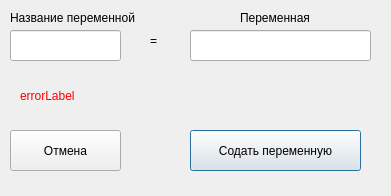
<?xml version="1.0" encoding="UTF-8"?>
<ui version="4.0">
 <class>createVarForm</class>
 <widget class="QWidget" name="createVarForm">
  <property name="geometry">
   <rect>
    <x>0</x>
    <y>0</y>
    <width>391</width>
    <height>196</height>
   </rect>
  </property>
  <property name="windowTitle">
   <string>Form</string>
  </property>
  <widget class="QLineEdit" name="varNameEdit">
   <property name="geometry">
    <rect>
     <x>10</x>
     <y>30</y>
     <width>111</width>
     <height>31</height>
    </rect>
   </property>
  </widget>
  <widget class="QLabel" name="label">
   <property name="geometry">
    <rect>
     <x>10</x>
     <y>10</y>
     <width>141</width>
     <height>16</height>
    </rect>
   </property>
   <property name="text">
    <string>Название переменной</string>
   </property>
  </widget>
  <widget class="QLabel" name="label_2">
   <property name="geometry">
    <rect>
     <x>150</x>
     <y>30</y>
     <width>31</width>
     <height>21</height>
    </rect>
   </property>
   <property name="text">
    <string>=</string>
   </property>
  </widget>
  <widget class="QLineEdit" name="varEdit">
   <property name="geometry">
    <rect>
     <x>190</x>
     <y>30</y>
     <width>181</width>
     <height>31</height>
    </rect>
   </property>
  </widget>
  <widget class="QLabel" name="label_3">
   <property name="geometry">
    <rect>
     <x>240</x>
     <y>10</y>
     <width>71</width>
     <height>16</height>
    </rect>
   </property>
   <property name="text">
    <string>Переменная</string>
   </property>
  </widget>
  <widget class="QPushButton" name="cancelButt">
   <property name="geometry">
    <rect>
     <x>10</x>
     <y>130</y>
     <width>111</width>
     <height>41</height>
    </rect>
   </property>
   <property name="text">
    <string>Отмена</string>
   </property>
  </widget>
  <widget class="QLabel" name="errorLabel">
   <property name="geometry">
    <rect>
     <x>20</x>
     <y>80</y>
     <width>341</width>
     <height>31</height>
    </rect>
   </property>
   <property name="palette">
    <palette>
     <active>
      <colorrole role="WindowText">
       <brush brushstyle="SolidPattern">
        <color alpha="255">
         <red>255</red>
         <green>0</green>
         <blue>0</blue>
        </color>
       </brush>
      </colorrole>
      <colorrole role="Button">
       <brush brushstyle="SolidPattern">
        <color alpha="255">
         <red>240</red>
         <green>0</green>
         <blue>0</blue>
        </color>
       </brush>
      </colorrole>
      <colorrole role="Light">
       <brush brushstyle="SolidPattern">
        <color alpha="255">
         <red>255</red>
         <green>105</green>
         <blue>105</blue>
        </color>
       </brush>
      </colorrole>
      <colorrole role="Midlight">
       <brush brushstyle="SolidPattern">
        <color alpha="255">
         <red>247</red>
         <green>52</green>
         <blue>52</blue>
        </color>
       </brush>
      </colorrole>
      <colorrole role="Dark">
       <brush brushstyle="SolidPattern">
        <color alpha="255">
         <red>120</red>
         <green>0</green>
         <blue>0</blue>
        </color>
       </brush>
      </colorrole>
      <colorrole role="Mid">
       <brush brushstyle="SolidPattern">
        <color alpha="255">
         <red>160</red>
         <green>0</green>
         <blue>0</blue>
        </color>
       </brush>
      </colorrole>
      <colorrole role="Text">
       <brush brushstyle="SolidPattern">
        <color alpha="255">
         <red>255</red>
         <green>0</green>
         <blue>0</blue>
        </color>
       </brush>
      </colorrole>
      <colorrole role="BrightText">
       <brush brushstyle="SolidPattern">
        <color alpha="255">
         <red>255</red>
         <green>255</green>
         <blue>255</blue>
        </color>
       </brush>
      </colorrole>
      <colorrole role="ButtonText">
       <brush brushstyle="SolidPattern">
        <color alpha="255">
         <red>0</red>
         <green>0</green>
         <blue>0</blue>
        </color>
       </brush>
      </colorrole>
      <colorrole role="Base">
       <brush brushstyle="SolidPattern">
        <color alpha="255">
         <red>255</red>
         <green>255</green>
         <blue>255</blue>
        </color>
       </brush>
      </colorrole>
      <colorrole role="Window">
       <brush brushstyle="SolidPattern">
        <color alpha="255">
         <red>240</red>
         <green>0</green>
         <blue>0</blue>
        </color>
       </brush>
      </colorrole>
      <colorrole role="Shadow">
       <brush brushstyle="SolidPattern">
        <color alpha="255">
         <red>0</red>
         <green>0</green>
         <blue>0</blue>
        </color>
       </brush>
      </colorrole>
      <colorrole role="AlternateBase">
       <brush brushstyle="SolidPattern">
        <color alpha="255">
         <red>247</red>
         <green>127</green>
         <blue>127</blue>
        </color>
       </brush>
      </colorrole>
      <colorrole role="ToolTipBase">
       <brush brushstyle="SolidPattern">
        <color alpha="255">
         <red>255</red>
         <green>255</green>
         <blue>220</blue>
        </color>
       </brush>
      </colorrole>
      <colorrole role="ToolTipText">
       <brush brushstyle="SolidPattern">
        <color alpha="255">
         <red>0</red>
         <green>0</green>
         <blue>0</blue>
        </color>
       </brush>
      </colorrole>
     </active>
     <inactive>
      <colorrole role="WindowText">
       <brush brushstyle="SolidPattern">
        <color alpha="255">
         <red>255</red>
         <green>0</green>
         <blue>0</blue>
        </color>
       </brush>
      </colorrole>
      <colorrole role="Button">
       <brush brushstyle="SolidPattern">
        <color alpha="255">
         <red>240</red>
         <green>0</green>
         <blue>0</blue>
        </color>
       </brush>
      </colorrole>
      <colorrole role="Light">
       <brush brushstyle="SolidPattern">
        <color alpha="255">
         <red>255</red>
         <green>105</green>
         <blue>105</blue>
        </color>
       </brush>
      </colorrole>
      <colorrole role="Midlight">
       <brush brushstyle="SolidPattern">
        <color alpha="255">
         <red>247</red>
         <green>52</green>
         <blue>52</blue>
        </color>
       </brush>
      </colorrole>
      <colorrole role="Dark">
       <brush brushstyle="SolidPattern">
        <color alpha="255">
         <red>120</red>
         <green>0</green>
         <blue>0</blue>
        </color>
       </brush>
      </colorrole>
      <colorrole role="Mid">
       <brush brushstyle="SolidPattern">
        <color alpha="255">
         <red>160</red>
         <green>0</green>
         <blue>0</blue>
        </color>
       </brush>
      </colorrole>
      <colorrole role="Text">
       <brush brushstyle="SolidPattern">
        <color alpha="255">
         <red>255</red>
         <green>0</green>
         <blue>0</blue>
        </color>
       </brush>
      </colorrole>
      <colorrole role="BrightText">
       <brush brushstyle="SolidPattern">
        <color alpha="255">
         <red>255</red>
         <green>255</green>
         <blue>255</blue>
        </color>
       </brush>
      </colorrole>
      <colorrole role="ButtonText">
       <brush brushstyle="SolidPattern">
        <color alpha="255">
         <red>0</red>
         <green>0</green>
         <blue>0</blue>
        </color>
       </brush>
      </colorrole>
      <colorrole role="Base">
       <brush brushstyle="SolidPattern">
        <color alpha="255">
         <red>255</red>
         <green>255</green>
         <blue>255</blue>
        </color>
       </brush>
      </colorrole>
      <colorrole role="Window">
       <brush brushstyle="SolidPattern">
        <color alpha="255">
         <red>240</red>
         <green>0</green>
         <blue>0</blue>
        </color>
       </brush>
      </colorrole>
      <colorrole role="Shadow">
       <brush brushstyle="SolidPattern">
        <color alpha="255">
         <red>0</red>
         <green>0</green>
         <blue>0</blue>
        </color>
       </brush>
      </colorrole>
      <colorrole role="AlternateBase">
       <brush brushstyle="SolidPattern">
        <color alpha="255">
         <red>247</red>
         <green>127</green>
         <blue>127</blue>
        </color>
       </brush>
      </colorrole>
      <colorrole role="ToolTipBase">
       <brush brushstyle="SolidPattern">
        <color alpha="255">
         <red>255</red>
         <green>255</green>
         <blue>220</blue>
        </color>
       </brush>
      </colorrole>
      <colorrole role="ToolTipText">
       <brush brushstyle="SolidPattern">
        <color alpha="255">
         <red>0</red>
         <green>0</green>
         <blue>0</blue>
        </color>
       </brush>
      </colorrole>
     </inactive>
     <disabled>
      <colorrole role="WindowText">
       <brush brushstyle="SolidPattern">
        <color alpha="255">
         <red>120</red>
         <green>0</green>
         <blue>0</blue>
        </color>
       </brush>
      </colorrole>
      <colorrole role="Button">
       <brush brushstyle="SolidPattern">
        <color alpha="255">
         <red>240</red>
         <green>0</green>
         <blue>0</blue>
        </color>
       </brush>
      </colorrole>
      <colorrole role="Light">
       <brush brushstyle="SolidPattern">
        <color alpha="255">
         <red>255</red>
         <green>105</green>
         <blue>105</blue>
        </color>
       </brush>
      </colorrole>
      <colorrole role="Midlight">
       <brush brushstyle="SolidPattern">
        <color alpha="255">
         <red>247</red>
         <green>52</green>
         <blue>52</blue>
        </color>
       </brush>
      </colorrole>
      <colorrole role="Dark">
       <brush brushstyle="SolidPattern">
        <color alpha="255">
         <red>120</red>
         <green>0</green>
         <blue>0</blue>
        </color>
       </brush>
      </colorrole>
      <colorrole role="Mid">
       <brush brushstyle="SolidPattern">
        <color alpha="255">
         <red>160</red>
         <green>0</green>
         <blue>0</blue>
        </color>
       </brush>
      </colorrole>
      <colorrole role="Text">
       <brush brushstyle="SolidPattern">
        <color alpha="255">
         <red>120</red>
         <green>0</green>
         <blue>0</blue>
        </color>
       </brush>
      </colorrole>
      <colorrole role="BrightText">
       <brush brushstyle="SolidPattern">
        <color alpha="255">
         <red>255</red>
         <green>255</green>
         <blue>255</blue>
        </color>
       </brush>
      </colorrole>
      <colorrole role="ButtonText">
       <brush brushstyle="SolidPattern">
        <color alpha="255">
         <red>120</red>
         <green>0</green>
         <blue>0</blue>
        </color>
       </brush>
      </colorrole>
      <colorrole role="Base">
       <brush brushstyle="SolidPattern">
        <color alpha="255">
         <red>240</red>
         <green>0</green>
         <blue>0</blue>
        </color>
       </brush>
      </colorrole>
      <colorrole role="Window">
       <brush brushstyle="SolidPattern">
        <color alpha="255">
         <red>240</red>
         <green>0</green>
         <blue>0</blue>
        </color>
       </brush>
      </colorrole>
      <colorrole role="Shadow">
       <brush brushstyle="SolidPattern">
        <color alpha="255">
         <red>0</red>
         <green>0</green>
         <blue>0</blue>
        </color>
       </brush>
      </colorrole>
      <colorrole role="AlternateBase">
       <brush brushstyle="SolidPattern">
        <color alpha="255">
         <red>240</red>
         <green>0</green>
         <blue>0</blue>
        </color>
       </brush>
      </colorrole>
      <colorrole role="ToolTipBase">
       <brush brushstyle="SolidPattern">
        <color alpha="255">
         <red>255</red>
         <green>255</green>
         <blue>220</blue>
        </color>
       </brush>
      </colorrole>
      <colorrole role="ToolTipText">
       <brush brushstyle="SolidPattern">
        <color alpha="255">
         <red>0</red>
         <green>0</green>
         <blue>0</blue>
        </color>
       </brush>
      </colorrole>
     </disabled>
    </palette>
   </property>
   <property name="text">
    <string>errorLabel</string>
   </property>
  </widget>
  <widget class="QPushButton" name="affButt">
   <property name="geometry">
    <rect>
     <x>190</x>
     <y>130</y>
     <width>171</width>
     <height>41</height>
    </rect>
   </property>
   <property name="text">
    <string>Содать переменную</string>
   </property>
   <property name="default">
    <bool>true</bool>
   </property>
  </widget>
 </widget>
 <resources/>
 <connections/>
</ui>
